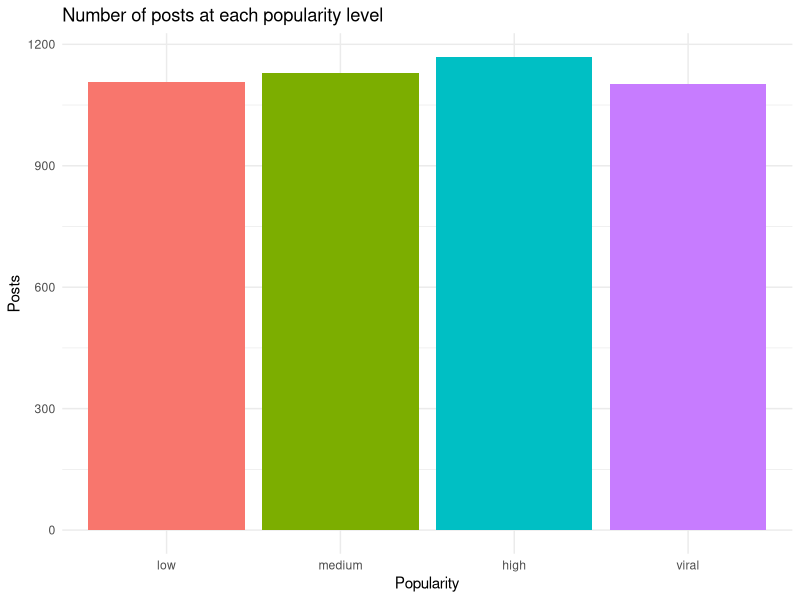
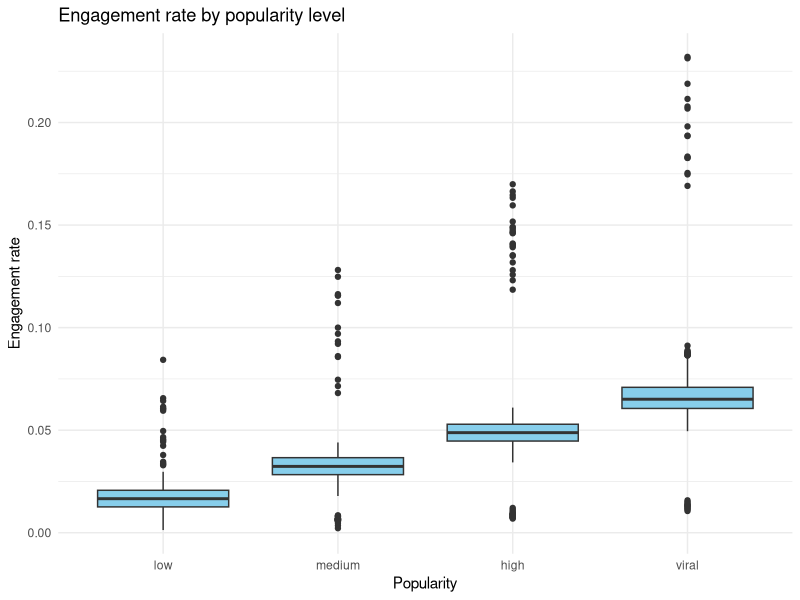
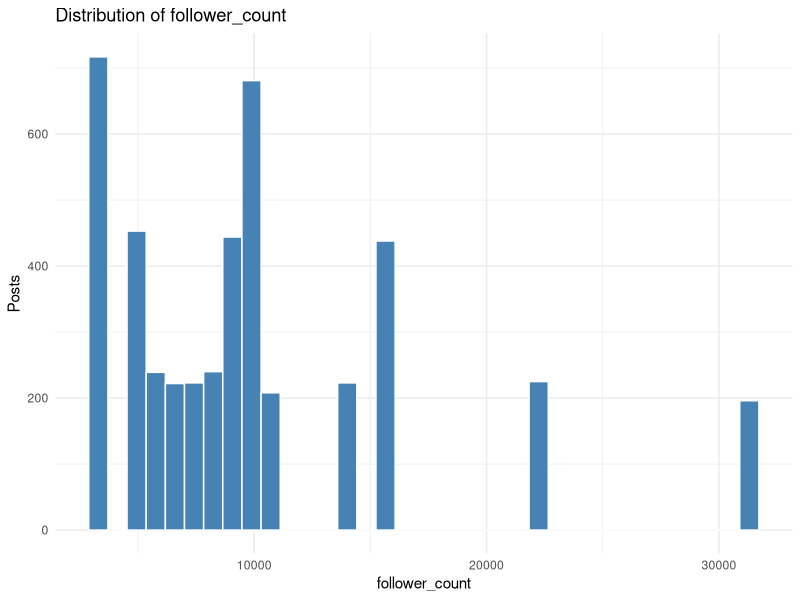
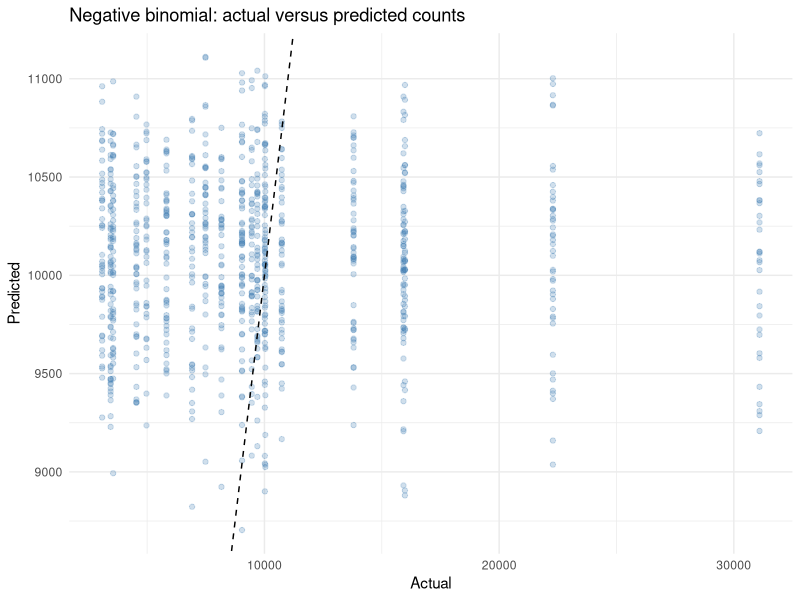

Reproduce these figures in R, in order.
## ---- chunk 1
install.packages(
  c("tidyverse", "nnet", "MASS", "knitr", "scales"),
  repos = "https://cloud.r-project.org"
)
# Load packages 
library(tidyverse)
library(nnet)
library(MASS)
library(knitr)
library(scales)

# Make results reproducible
set.seed(3015)

# Response variable for count modeling
count_target <- "follower_count"
## ---- chunk 2
# Read the CSV from the same folder as this Rmd file.
dat_raw <- read.csv("Instagram_Analytics_small.csv", na.strings = c("", "NA", "NaN"))

# Check dataset dimensions, missing values, and exact duplicates.
data.frame(Observations = nrow(dat_raw), Columns = ncol(dat_raw),
           Missing_cells = sum(is.na(dat_raw)),
           Duplicate_rows = sum(duplicated(dat_raw))) |> kable()

# Instructions say to remove rows containing missing values, not impute them.
dat <- dat_raw |> distinct() |> drop_na()

# Convert text groups to factors. Order class labels to make output consistent.
dat <- dat |>
  mutate(across(c(account_type, media_type, content_category,
                  traffic_source, day_of_week), factor),
         performance_bucket_label = factor(performance_bucket_label,
               levels = c("low", "medium", "high", "viral")),
         viral_binary = factor(ifelse(performance_bucket_label == "viral",
                               "viral", "not_viral"),
                               levels = c("not_viral", "viral")),
         has_call_to_action = factor(has_call_to_action))

# Dates are not used: day_of_week and post_hour already summarize timing.
cat("Rows retained after cleaning:", nrow(dat), "\n")
## ---- chunk 3
# Counts and percentages show how common each popularity group is.
class_summary <- dat |> count(performance_bucket_label) |>
  mutate(Percent = round(100 * n / sum(n), 1))
kable(class_summary, caption = "Popularity categories")

# Summarize continuous variables with an easy-to-read table.
num_cols <- c("likes", "comments", "shares", "saves", "reach",
              "impressions", "engagement_rate", "followers_gained",
              "follower_count", "caption_length", "hashtags_count")
summary_tbl <- map_dfr(num_cols, function(nm) {
  x <- dat[[nm]]
  tibble(Variable = nm, Mean = round(mean(x), 2),
         Median = round(median(x), 2), SD = round(sd(x), 2),
         Minimum = min(x), Maximum = max(x))
})
kable(summary_tbl, caption = "Numeric summary")
## ---- chunk 4
# Bar chart: popularity class distribution.
ggplot(dat, aes(x = performance_bucket_label,
                fill = performance_bucket_label)) +
  geom_bar() + labs(title = "Number of posts at each popularity level",
                    x = "Popularity", y = "Posts") +
  theme_minimal() + theme(legend.position = "none")

# Boxplot: how engagement rate changes across the four labels.
ggplot(dat, aes(x = performance_bucket_label, y = engagement_rate)) +
  geom_boxplot(fill = "skyblue") +
  labs(title = "Engagement rate by popularity level",
       x = "Popularity", y = "Engagement rate") + theme_minimal()

# Display count-target distribution; large values can be skewed.
ggplot(dat, aes(x = .data[[count_target]])) +
  geom_histogram(bins = 35, fill = "steelblue", color = "white") +
  labs(title = paste("Distribution of", count_target),
       x = count_target, y = "Posts") + theme_minimal()
## ---- chunk 5
cat(sprintf("\nThe dataset contains **%s cleaned posts**. ", comma(nrow(dat))))
cat(sprintf("The viral group contains **%s posts (%.1f%%)**. ",
            sum(dat$viral_binary == "viral"),
            100 * mean(dat$viral_binary == "viral")))
cat(sprintf("The average follower count is **%.1f**, and the average new followers gained is **%.1f**. ",
            mean(dat$follower_count), mean(dat$followers_gained)))
cat("These are different measurements and should not be treated as interchangeable.\n")
## ---- chunk 6
# Draw 80% of row indices within each popularity class.
train_ids <- dat |> mutate(row_id = row_number()) |>
  group_by(performance_bucket_label) |>
  slice_sample(prop = 0.8) |> ungroup() |> pull(row_id)
train <- dat[train_ids, ]
test <- dat[-train_ids, ]

# Only pre/post-time-safe predictors. Factors are coded automatically by R.
features <- c("account_type", "media_type", "content_category",
              "traffic_source", "has_call_to_action", "post_hour",
              "day_of_week", "caption_length", "hashtags_count")
predictor_formula <- paste(features, collapse = " + ")
cat("Training rows:", nrow(train), "; Test rows:", nrow(test), "\n")
## ---- chunk 7
# Fit a binomial logistic regression using the training rows.
binary_formula <- as.formula(paste("I(viral_binary == 'viral') ~", predictor_formula))
binary_model <- glm(binary_formula, data = train, family = binomial())
summary(binary_model)

# Turn probabilities into predicted class labels.
binary_prob <- predict(binary_model, newdata = test, type = "response")
binary_pred <- ifelse(binary_prob >= 0.5, "viral", "not_viral")
binary_truth <- as.character(test$viral_binary)
binary_cm <- table(Actual = factor(binary_truth, levels = c("not_viral", "viral")),
                   Predicted = factor(binary_pred, levels = c("not_viral", "viral")))
kable(as.data.frame.matrix(binary_cm), caption = "Binary test confusion matrix")

# Compute metrics while guarding against zero denominators.
safe_div <- function(a, b) ifelse(b == 0, NA_real_, a / b)
tp <- sum(binary_truth == "viral" & binary_pred == "viral")
fp <- sum(binary_truth != "viral" & binary_pred == "viral")
fn <- sum(binary_truth == "viral" & binary_pred != "viral")
precision <- safe_div(tp, tp + fp)
recall <- safe_div(tp, tp + fn)
f1 <- safe_div(2 * precision * recall, precision + recall)
binary_accuracy <- mean(binary_pred == binary_truth)
baseline_binary <- max(prop.table(table(train$viral_binary)))
binary_metrics <- tibble(Metric = c("Accuracy", "Baseline accuracy", "Viral precision", "Viral recall", "Viral F1"),
                         Score = round(c(binary_accuracy, baseline_binary, precision, recall, f1), 3))
kable(binary_metrics, caption = "Binary model evaluation (test data)")
## ---- chunk 8
cat(sprintf("\nOn unseen posts, logistic regression correctly classifies **%.1f%%** of posts, versus **%.1f%%** for always choosing the most common training class. ",
            100 * binary_accuracy, 100 * baseline_binary))
if (is.na(recall)) {
  cat("Viral recall cannot be calculated. ")
} else {
  cat(sprintf("It identifies **%.1f%%** of the truly viral posts. ", 100 * recall))
}
cat("A low viral recall means the model misses many viral posts. Because this model uses only information known before posting, it may be hard to predict a post's eventual popularity.\n")
## ---- chunk 9
# nnet::multinom fits one model with four possible outcomes.
multi_formula <- as.formula(paste("performance_bucket_label ~", predictor_formula))
multi_model <- nnet::multinom(multi_formula, data = train, trace = FALSE, maxit = 500)
multi_pred <- predict(multi_model, newdata = test, type = "class")
multi_cm <- table(Actual = test$performance_bucket_label,
                  Predicted = multi_pred)
kable(as.data.frame.matrix(multi_cm), caption = "Four-category test confusion matrix")

multi_accuracy <- mean(multi_pred == test$performance_bucket_label)
baseline_multi <- max(prop.table(table(train$performance_bucket_label)))
class_recall <- diag(multi_cm) / rowSums(multi_cm)
class_metrics <- data.frame(Category = names(class_recall),
                            Recall = round(as.numeric(class_recall), 3))
kable(class_metrics, caption = "Recall for each popularity level")
kable(tibble(Metric = c("Test accuracy", "Majority-class baseline", "Macro-average recall"),
             Score = round(c(multi_accuracy, baseline_multi, mean(class_recall)), 3)),
      caption = "Multiclass overall performance")
## ---- chunk 10
cat(sprintf("\nThe four-class model has **%.1f%% test accuracy**, compared with **%.1f%%** for always predicting the most common class. ",
            100 * multi_accuracy, 100 * baseline_multi))
cat(sprintf("Its average recall across the four classes is **%.1f%%**. ",
            100 * mean(class_recall)))
cat("The confusion matrix helps show which popularity levels are being mixed up. If predictions are spread across the wrong groups, posting information alone may not provide enough predictive signal.\n")
## ---- chunk 11
# The documentation calls for follower_count. Switch the target at the top
# only if your instructor approves predicting followers_gained instead.
count_formula <- as.formula(paste(count_target, "~", predictor_formula))

# Fit Poisson model and calculate overdispersion on training data.
poisson_model <- glm(count_formula, data = train, family = poisson(link = "log"))
dispersion <- sum(residuals(poisson_model, type = "pearson")^2) /
  poisson_model$df.residual
cat("Count target:", count_target, "\n")
cat("Target mean:", mean(train[[count_target]]), "\n")
cat("Target variance:", var(train[[count_target]]), "\n")
cat("Poisson Pearson dispersion:", round(dispersion, 2), "\n")

# Fit negative binomial model to account for overdispersion.
nb_model <- MASS::glm.nb(count_formula, data = train,
                         control = glm.control(maxit = 100))
summary(nb_model)

# Compare both models against a simple training-mean baseline.
actual <- test[[count_target]]
pred_pois <- predict(poisson_model, newdata = test, type = "response")
pred_nb <- predict(nb_model, newdata = test, type = "response")
pred_base <- rep(mean(train[[count_target]]), nrow(test))
mae <- function(y, p) mean(abs(y - p))
rmse <- function(y, p) sqrt(mean((y - p)^2))
count_metrics <- tibble(Model = c("Training-mean baseline", "Poisson regression", "Negative binomial regression"),
                        MAE = round(c(mae(actual, pred_base), mae(actual, pred_pois),
                                      mae(actual, pred_nb)), 2),
                        RMSE = round(c(rmse(actual, pred_base), rmse(actual, pred_pois),
                                       rmse(actual, pred_nb)), 2))
kable(count_metrics, caption = "Count prediction error on unseen test posts")
## ---- chunk 12
# Compare observed and predicted values using the negative binomial model.
ggplot(tibble(Actual = actual, Predicted = pred_nb),
       aes(x = Actual, y = Predicted)) +
  geom_point(alpha = .25, color = "steelblue") +
  geom_abline(slope = 1, intercept = 0, linetype = "dashed") +
  labs(title = "Negative binomial: actual versus predicted counts") +
  theme_minimal()
## ---- chunk 13
cat(sprintf("\nThe ratio of Pearson chi-square to residual degrees of freedom is **%.2f**. ", dispersion))
if (dispersion > 1.5) {
  cat("This suggests overdispersion, so the negative binomial model is worth considering.")
} else {
  cat("This does not show strong overdispersion by a rough 1.5 threshold.")
}
best_name <- count_metrics$Model[which.min(count_metrics$MAE)]
cat(sprintf("By test MAE, the best of these three approaches is **%s**. ", best_name))
cat("An error reduction compared with the baseline is evidence that the predictors help. This is prediction, not proof that a variable causes follower growth.\n")
